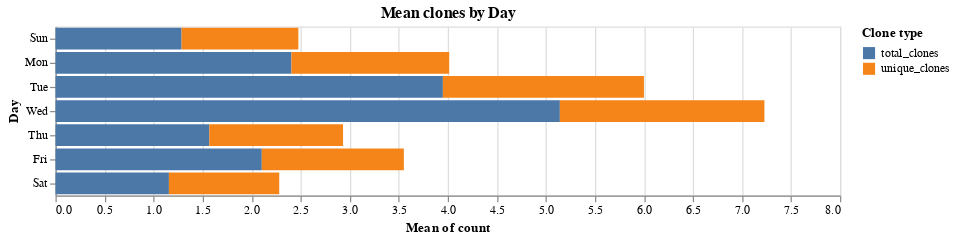

The notebook cell saved with this chart:
### Markdown cell above
### Mean clones by day of week

### Code cell
data = pd.melt(frame=df.reset_index(), id_vars=['index'],value_name='count')
alt.Chart(data).mark_bar().encode(
    x="mean(count)",
    y=alt.Y("day(index):O", title="Day"),
    color=alt.Color("variable_1", title="Clone type"),
).properties(width=WIDTH, title="Mean clones by Day")

### Figure 1 — Vega-Lite specification as saved in the notebook (floating-point values rounded to 4 significant figures; data arrays with more than 128 entries replaced by an {"elided": "..."} marker saying what was removed)
{"config": {"view": {"continuousWidth": 400, "continuousHeight": 300}}, "data": {"name": "data-bf5284b0ed19e0f98a1f65eb7956361b"}, "mark": "bar", "encoding": {"color": {"type": "nominal", "field": "variable_1", "title": "Clone type"}, "x": {"type": "quantitative", "aggregate": "mean", "field": "count"}, "y": {"type": "ordinal", "field": "index", "timeUnit": "day", "title": "Day"}}, "title": "Mean clones by Day", "width": 650, "$schema": "https://vega.github.io/schema/vega-lite/v4.8.1.json", "datasets": {"data-bf5284b0ed19e0f98a1f65eb7956361b": {"elided": "3744 records"}}}
